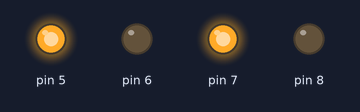
Recording of a sketch running on a simulated Arduino Uno, built with avr-gcc and run on an emulated ATmega328P. Shown: output pins drawn as LEDs (lit = HIGH). The GPS gets a fix after 3 s at 37.7749, -122.4194 with 8 satellites; what the sketch prints to the serial monitor is not drawn.

Above: at 0.1 s.
Timing chart, 0 to 1.6 s (numbered marks = the images above):
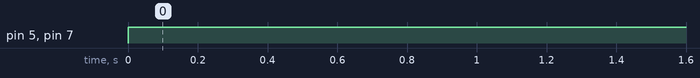

The sketch:

navi_bot.ino
```cpp
#include <TinyGPS++.h>
#include <SoftwareSerial.h>

static const int RXPin = 3, TXPin = 4;
static const uint32_t GPSBaud = 9600;

TinyGPSPlus gps;
SoftwareSerial ss(RXPin, TXPin);

float destinationLat = 12.0;
float destinationLong = 80.0;

void setup()
{
  Serial.begin(115200);
  ss.begin(GPSBaud);

  pinMode(5, OUTPUT); //1 left
  pinMode(6, OUTPUT); //1 left
  pinMode(7, OUTPUT); //2
  pinMode(8, OUTPUT); //2
}

float dist_angle(float destinationLat, float destinationLong)
{
  Serial.print("Location : ");
  Serial.print(gps.location.lat());
  Serial.print(" , ");
  Serial.print(gps.location.lng());

  float lati = gps.location.lat();
  float longi = gps.location.lng();

  if (millis() > 10000 && gps.charsProcessed() < 10)
  {
    Serial.println("No GPS detected: check wiring");
    while (true);
  }

  float dlong = destinationLong - longi;
  float dlat = destinationLat - lati;
  float y = sin(dlong) * cos(destinationLat);
  float x = (cos(lati) * sin(destinationLat)) - sin(lati) * cos(destinationLat) * cos(dlong);
  int angle = atan2(y, x);
  angle = angle * 57.29;
  angle = (angle + 360) % 360;
  angle = 360 - angle;

  float a = sq(sin(dlat / 2)) + cos(lati) * cos(destinationLat) * sq(sin(dlong / 2));
  float c = 2 * atan2(sqrt(a), sqrt(1 - a));
  float dist = 6371 * c;

  Serial.print("Distance : ");
  Serial.println(dist);
  Serial.print("Angle : ");
  Serial.println(angle);
  return (dist, angle);
  delay(1000);
}
void loop()
{
  float lati1 = gps.location.lat();
  float longi1 = gps.location.lng();

  digitalWrite(5, HIGH);
  digitalWrite(6, LOW);
  digitalWrite(7, HIGH);
  digitalWrite(8, LOW);
  delay(5000);

  float lati2 = gps.location.lat();
  float longi2 = gps.location.lng();

  float dlong = longi2 - longi1;
  float dlat = lati2 - lati1;
  float y = sin(dlong) * cos(lati2);
  float x = (cos(lati1) * sin(lati2)) - sin(lati1) * cos(lati2) * cos(dlong);
  int hangle = atan2(y, x);
  hangle = hangle * 57.29;
  hangle = (hangle + 360) % 360;
  hangle = 360 - hangle;

  float newlat = gps.location.lat();
  float newlong = gps.location.lng();

  float trdist, trangle = dist_angle(destinationLat, destinationLong);
  int rotangle = hangle - trangle;

  int rotime = trangle / 6;
  digitalWrite(5, HIGH);
  digitalWrite(6, LOW);
  delay(rotime);

  int mvtime = trdist / 2.25;
  digitalWrite(5, HIGH);
  digitalWrite(6, LOW);
  digitalWrite(7, HIGH);
  digitalWrite(8, LOW);
  delay(mvtime);


}
```

Measured:
- by itself, pin 5, pin 7: LOW → HIGH at 0.00 s
